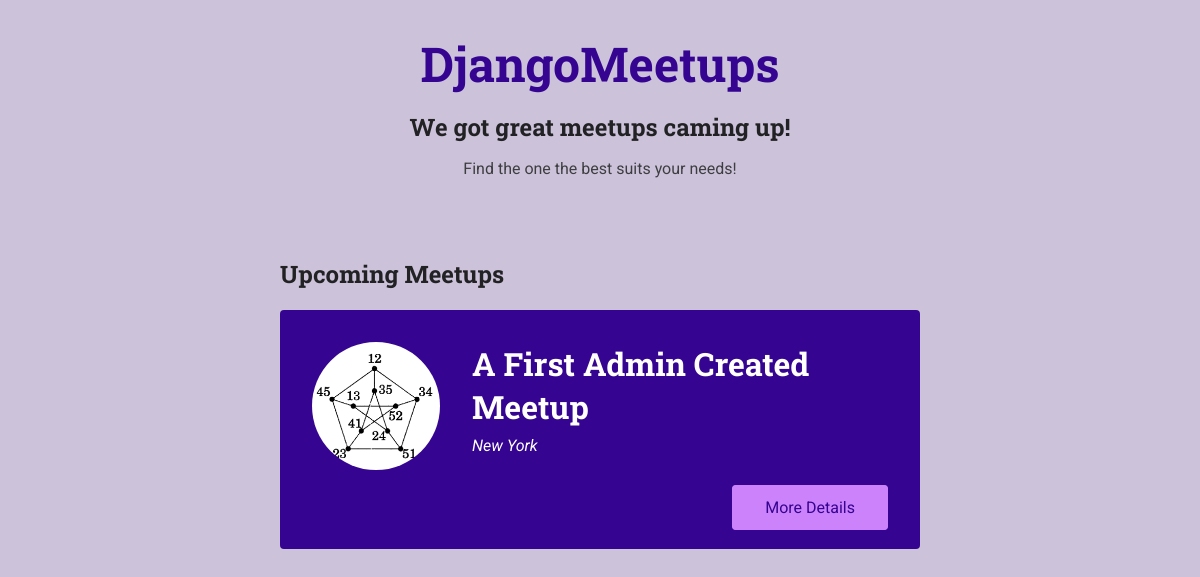
/meetups/, run on an earlier commit of the app's database.
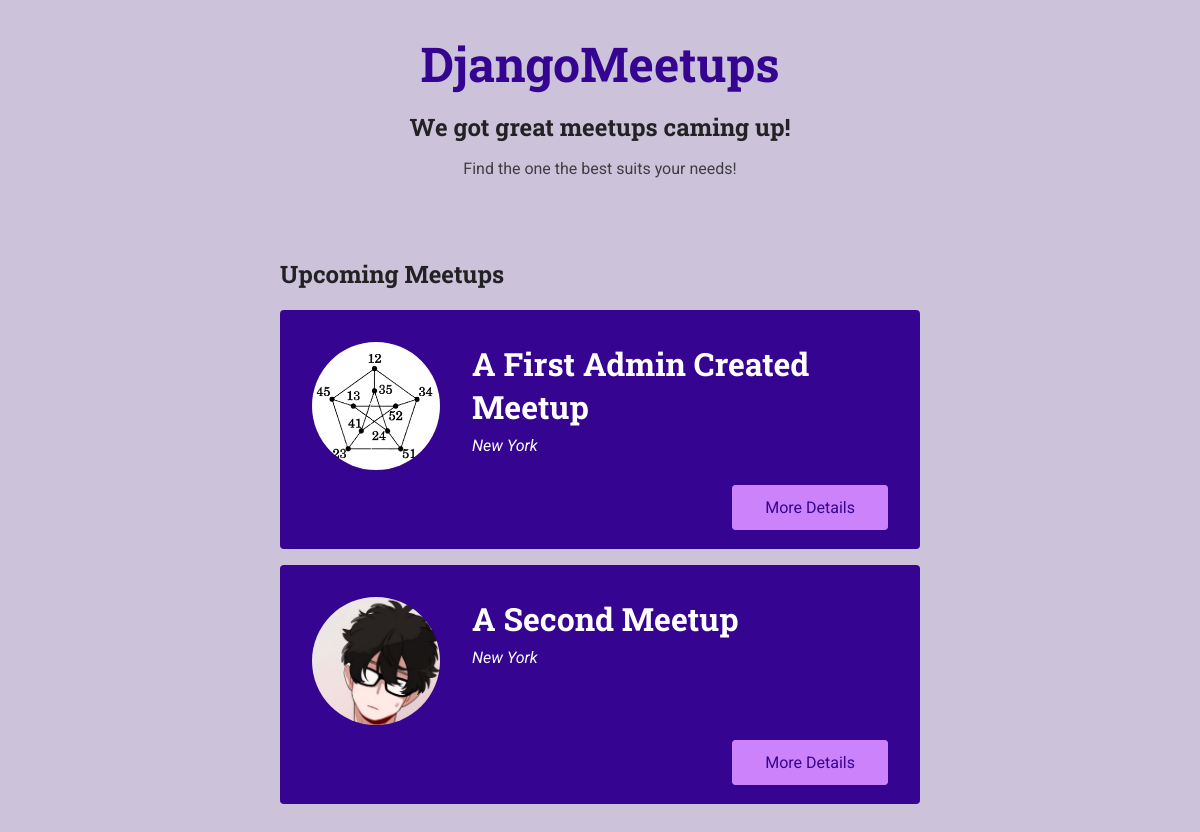
And on a later commit of the database.
### meetups/models.py (models this page shows, shortened)
class Meetup(models.Model):
	title = models.CharField(max_length=200)
	slug = models.SlugField(unique=True)
	description = models.TextField()
	image =  models.ImageField(upload_to='images')

### meetups/views.py (the view)
# urls.py: path('meetups/', views.index, name='all-meetups'),
def index(request):
    meetups = Meetup.objects.all()
    return render(request, 'meetups/index.html', {
        'show_meetups': True,
        'meetups': meetups
    })

### meetups/templates/meetups/index.html (shortened to what this page needs)
{% extends 'meetups/base/base.html' %}
{% load static %}
{% block site_css %}
<link rel="stylesheet" href="{% static 'meetups/styles/all-meetups.css' %}">
{% endblock %}
{% block main_heading %}
    We got great meetups caming up!
{% endblock %}
{% block header_content %}
    Find the one the best suits your needs!
{% endblock %}
{% block body %}
<section>
    <h2>Upcoming Meetups</h2>
    <ol>
        {% for meetup_item in meetups %}
            {% include 'meetups/includes/meetup-item.html' with image=meetup_item.image.url title=meetup_item.title  location='New York' slug=meetup_item.slug%}
        {% endfor %}
    </ol>
</section>
{% endblock %}

### meetups/templates/meetups/includes/meetup-item.html
<li class="meetup-item">
    <article>
        <div class="meetup-summary">
            <div class="meetup-image">
                <img src="{{ image }}" alt="{{ title }}">
            </div>
            <div class="meetup-details">
                <h3>{{ title }}</h3>
                <address>{{ location }}</address>
            </div>
        </div>
        <div class="meetup-actions">
            <a href="{% url 'meetup-detail' slug %}" class="btn">More Details</a>
        </div>
    </article>
</li>

What changed in the data, as far as the page shows it:
added Meetup: shows a picture, title "A Second Meetup", location "New York"
